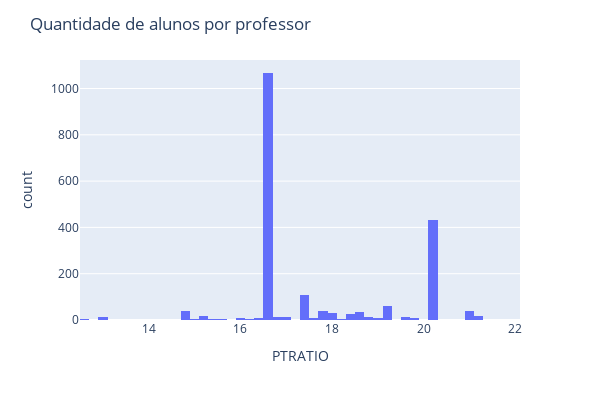

Notebook code cell kept with this figure:
### Code cell
hist = px.histogram(df, x = "PTRATIO", nbins = 60)
hist.update_layout(width = 600, height = 400, title_text = "Quantidade de alunos por professor")
hist.show()

### Figure 1 — Plotly figure (JSON) as saved in the notebook; plotly's stock layout.template omitted (floating-point values rounded to 4 significant figures; data arrays with more than 128 entries replaced by an {"elided": "..."} marker saying what was removed)
{"data": [{"alignmentgroup": "True", "bingroup": "x", "hovertemplate": "PTRATIO=%{x}<br>count=%{y}<extra></extra>", "legendgroup": "", "marker": {"color": "#636efa", "pattern": {"shape": ""}}, "name": "", "nbinsx": 60, "offsetgroup": "", "orientation": "v", "showlegend": false, "type": "histogram", "x": {"elided": "2040 float values"}, "xaxis": "x", "yaxis": "y"}], "layout": {"barmode": "relative", "height": 400, "legend": {"tracegroupgap": 0}, "margin": {"t": 60}, "title": {"text": "Quantidade de alunos por professor"}, "width": 600, "xaxis": {"anchor": "y", "domain": [0, 1], "title": {"text": "PTRATIO"}}, "yaxis": {"anchor": "x", "domain": [0, 1], "title": {"text": "count"}}}}
